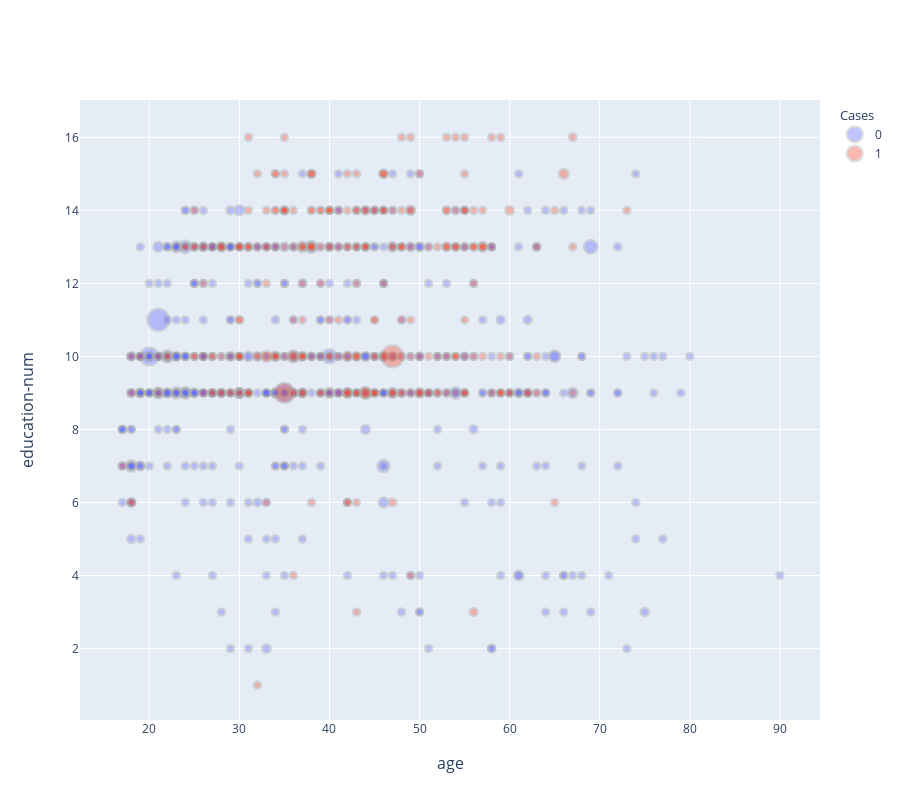

Here is the notebook cell this chart was saved with:
### Code cell
plot_dataset(partial_train_df, x="age", y="education-num", size="density", hue="low_residual_conviction", alpha=0.4)

### Figure 1 — Plotly figure (JSON) as saved in the notebook; plotly's stock layout.template omitted (floating-point values rounded to 4 significant figures; data arrays with more than 128 entries replaced by an {"elided": "..."} marker saying what was removed)
{"data": [{"legendgroup": "cases", "legendgrouptitle": {"text": "Cases"}, "marker": {"line": {"color": "darkgrey", "width": 2}, "opacity": 0.4, "size": {"elided": "1000 float values"}, "sizemin": 7.5, "sizemode": "area"}, "mode": "markers", "name": "0", "type": "scattergl", "x": {"elided": "695 int values"}, "y": {"elided": "695 int values"}}, {"legendgroup": "cases", "legendgrouptitle": {"text": "Cases"}, "marker": {"line": {"color": "darkgrey", "width": 2}, "opacity": 0.4, "size": {"elided": "1000 float values"}, "sizemin": 7.5, "sizemode": "area"}, "mode": "markers", "name": "1", "type": "scattergl", "x": {"elided": "305 int values"}, "y": {"elided": "305 int values"}}], "layout": {"annotations": [{"font": {"size": 16}, "showarrow": false, "text": "age", "x": 0.5, "xanchor": "center", "xref": "paper", "y": 0, "yanchor": "top", "yref": "paper", "yshift": -30}, {"font": {"size": 16}, "showarrow": false, "text": "education-num", "textangle": -90, "x": 0, "xanchor": "right", "xref": "paper", "xshift": -40, "y": 0.5, "yanchor": "middle", "yref": "paper"}], "height": 800, "legend": {"groupclick": "toggleitem"}, "xaxis": {"anchor": "y", "domain": [0, 1]}, "yaxis": {"anchor": "x", "domain": [0, 1]}}}
